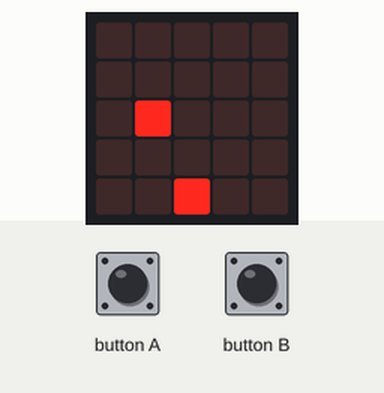
Bench run of a program on a simulated BBC micro:bit (MakeCode). Parts: the board's 5×5 LED display. Inputs (shaded band) come from the test bench. Random numbers come from a fixed seed.

Above: at 1.2 s.
1.3 s: button B pressed for 0.15 s
At 1.9 s:
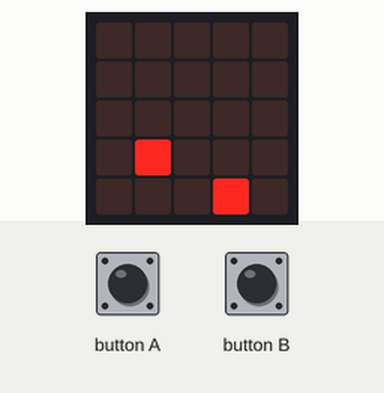
2.0 s: button A pressed for 0.15 s
At 2.35 s:
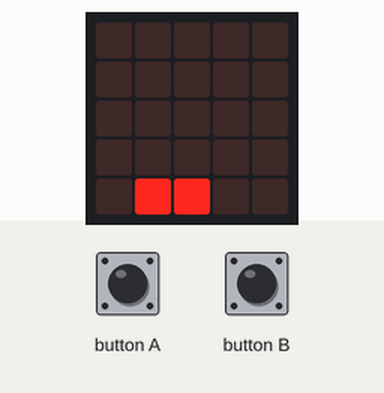
2.7 s: button A pressed for 0.15 s
At 3.31 s:
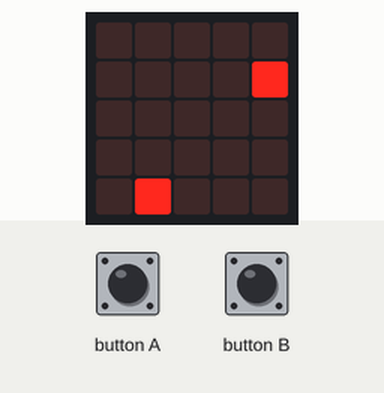
3.4 s: button B pressed for 0.15 s
At 4.0 s:
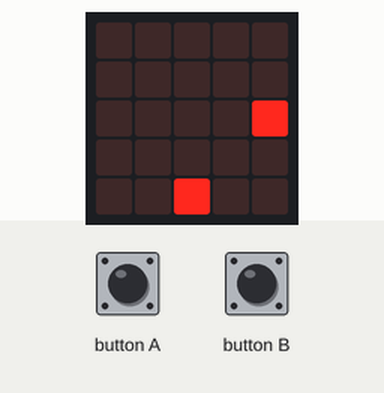
4.1 s: button A pressed for 0.15 s
At 4.44 s:
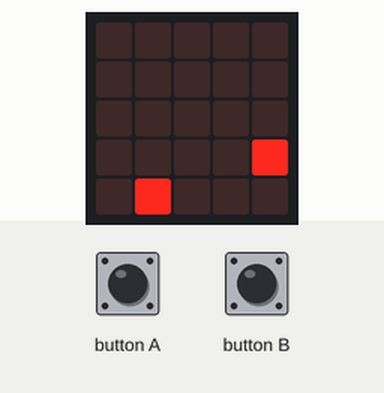
4.8 s: button B pressed for 0.15 s
At 5.5 s:
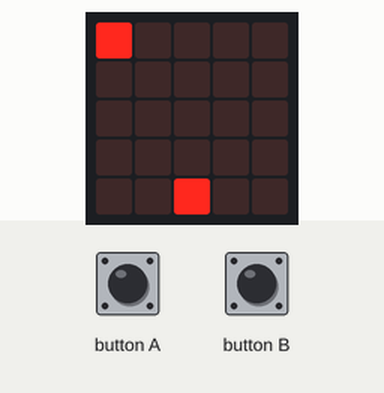
Timing chart, 0 to 7.8 s (numbered marks = the images above; inputs shaded):
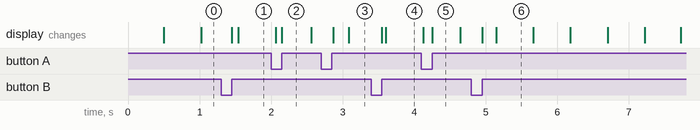

The program:

main.ts
```typescript
input.onButtonPressed(Button.A, function () {
    PROTAG.move(-1)
})
input.onButtonPressed(Button.B, function () {
    PROTAG.move(1)
})
let PROTAG: game.LedSprite = null
PROTAG = game.createSprite(2, 4)
let NPC = game.createSprite(randint(0, 4), 0)
let NPC_velocidad = 500
basic.forever(function () {

})
basic.forever(function () {
    basic.pause(500)
    NPC.change(LedSpriteProperty.Y, 1)
    if (NPC.get(LedSpriteProperty.Y) == 4) {
        basic.pause(500)
        if (NPC.isTouching(PROTAG)) {
            basic.showLeds(`
                . # # # .
                # # # # #
                # . # . #
                # # # # #
                . # # # .
                `)
        } else {
            NPC.delete()
            NPC = game.createSprite(randint(0, 4), 0)
            NPC_velocidad = 0 - 0
        }
    }
})
```

test.ts
```typescript
// os teses vão aqui; isto não será compilado quando este pacote for usado como extensão.
```

Measured:
- what the display in image 2 shows lasts 0.4 s, from 2.2 s to 2.6 s
- what the display in image 6 shows lasts 0.6 s, from 5.1 s to 5.7 s
